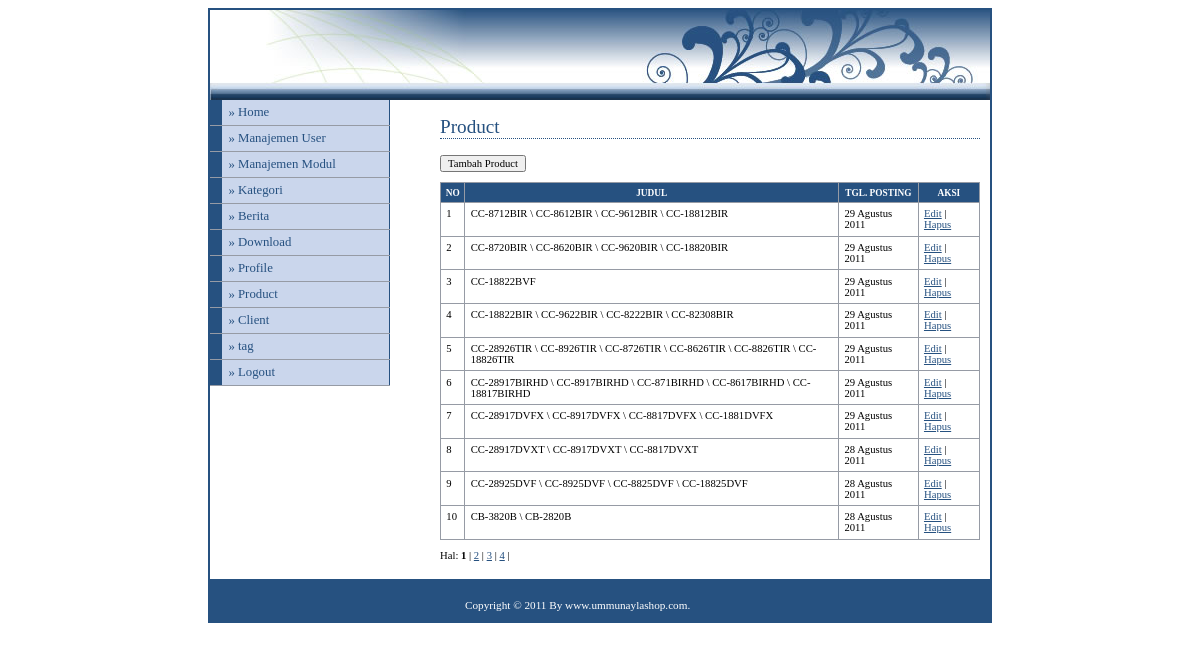
/adminweb/media.php?module=product (signed in), run on the app's committed database.
### tables this page shows
CREATE TABLE IF NOT EXISTS `modul` (
  `id_modul` int(5) NOT NULL auto_increment,
  `nama_modul` varchar(50) NOT NULL,
  `link` varchar(100) NOT NULL,
  `static_content` text NOT NULL,
  `gambar` varchar(100) NOT NULL,
  `publish` enum('Y','N') NOT NULL,
  `status` enum('user','admin') NOT NULL,
  `aktif` enum('Y','N') NOT NULL,
  `urutan` int(5) NOT NULL,
  PRIMARY KEY  (`id_modul`)
);

CREATE TABLE IF NOT EXISTS `product` (
  `id_product` int(5) NOT NULL auto_increment,
  `id_kategori` int(5) NOT NULL,
  `username` varchar(30) NOT NULL,
  `judul` varchar(100) NOT NULL,
  `judul_seo` varchar(100) NOT NULL,
  `isi_product` text NOT NULL,
  `hari` varchar(20) NOT NULL,
  `tanggal` date NOT NULL,
  `jam` time NOT NULL,
  `gambar` varchar(100) NOT NULL,
  `dibaca` int(5) NOT NULL default '1',
  `tag` varchar(100) NOT NULL,
  PRIMARY KEY  (`id_product`)
);

### config/fungsi_indotgl.php (called while the page is built, shortened)
<?php
	function tgl_indo($tgl){
			$tanggal = substr($tgl,8,2);
			$bulan = getBulan(substr($tgl,5,2));
			$tahun = substr($tgl,0,4);
			return $tanggal.' '.$bulan.' '.$tahun;
	}
	function getBulan($bln){
				switch ($bln){
					case 8:
						return "Agustus";
						break;
				}
			}
?>

### adminweb/modul/mod_product/product.php (the view, shortened to what this page needs)
<?php
$aksi="modul/mod_product/aksi_product.php";
switch($_GET[act]){
  default:
    echo "<h2>Product</h2>
          <input type=button value='Tambah Product' onclick=\"window.location.href='?module=product&act=tambahproduct';\">
          <table>
          <tr><th>no</th><th>judul</th><th>tgl. posting</th><th>aksi</th></tr>";
    $p      = new Paging;
    $batas  = 10;
    $posisi = $p->cariPosisi($batas);
    if ($_SESSION[leveluser]=='admin'){
      $tampil = mysql_query("SELECT * FROM product ORDER BY id_product DESC LIMIT $posisi,$batas");
    }
    else{
      $tampil=mysql_query("SELECT * FROM product
                           WHERE username='$_SESSION[namauser]'
                           ORDER BY id_product DESC LIMIT $posisi,$batas");
    }
    $no = $posisi+1;
    while($r=mysql_fetch_array($tampil)){
      $tgl_posting=tgl_indo($r[tanggal]);
      echo "<tr><td>$no</td>
                <td>$r[judul]</td>
                <td>$tgl_posting</td>
		            <td><a href=?module=product&act=editproduct&id=$r[id_product]>Edit</a> |
		                <a href=$aksi?module=product&act=hapus&id=$r[id_product]>Hapus</a></td>
		        </tr>";
      $no++;
    }
    echo "</table>";
    if ($_SESSION[leveluser]=='admin'){
      $jmldata = mysql_num_rows(mysql_query("SELECT * FROM product"));
    }
    else{
      $jmldata = mysql_num_rows(mysql_query("SELECT * FROM product WHERE username='$_SESSION[namauser]'"));
    }
    $jmlhalaman  = $p->jumlahHalaman($jmldata, $batas);
    $linkHalaman = $p->navHalaman($_GET[halaman], $jmlhalaman);
    echo "<div id=paging>Hal: $linkHalaman</div><br>";
    break;
}
?>

### adminweb/menu.php (shortened to what this page needs)
<?php
if ($_SESSION[leveluser]=='admin'){
  $sql=mysql_query("select * from modul where aktif='Y' order by urutan");
}
else{
  $sql=mysql_query("select * from modul where status='user' and aktif='Y' order by urutan");
}
while ($m=mysql_fetch_array($sql)){
  echo "<li><a href='$m[link]'>&#187; $m[nama_modul]</a></li>";
}
?>

### config/adminstyle.css (style rules this page uses)
body { font-family: Tahoma; text-align: center; }
#menu li { width: 180px; border-bottom: 1px solid #969BA5; margin: 0; padding: 0; font-size: 80%; vertical-align: bottom; }
#menu a:link, #menu a:visited { display: block; padding: 5px 5px 5px 0.5em; border-left: 12px solid #265180; border-right: 1px solid #265180; background-color: #CAD6EC; color: #265180; text-decoration: none; }
a:link,a:visited { color:#265180; }
h2 { font: normal 120% Georgia; color: #265180; background-color: transparent; border-bottom: 1px dotted #265180; }
table { font-family: Tahoma; font-size: 8pt; border-width: 1px; border-style: solid; border-color: #999999; border-collapse: collapse; margin: 10px 0px; }
th { color: #FFFFFF; font-size: 7pt; text-transform: uppercase; text-align: center; padding: 0.5em; border-width: 1px; border-style: solid; border-color: #969BA5; border-collapse: collapse; background-color: #265180; }
td { padding: 0.5em; vertical-align: top; border-width: 1px; border-style: solid; border-color: #969BA5; border-collapse: collapse; }
input,textarea,select { font-family: Tahoma; font-size: 8pt; }
#paging { font-family: Tahoma; font-size: 8pt; }

### data on the page
modul: nama_modul "Manajemen User"
modul: nama_modul "Manajemen Modul"
modul: nama_modul "Kategori"
modul: nama_modul "Berita"
modul: nama_modul "Download"
modul: nama_modul "Profile"
modul: nama_modul "Product"
modul: nama_modul "Client"
modul: nama_modul "tag"
product: judul "CC-8712BIR \\ CC-8612BIR \\ CC-9612BIR \\ CC-18812BIR", tanggal "29 Agustus 2011"
product: judul "CC-8720BIR \\ CC-8620BIR \\ CC-9620BIR \\ CC-18820BIR", tanggal "29 Agustus 2011"
product: judul "CC-18822BVF", tanggal "29 Agustus 2011"
product: judul "CC-18822BIR \\ CC-9622BIR \\ CC-8222BIR \\ CC-82308BIR", tanggal "29 Agustus 2011"
product: judul "CC-28926TIR \\ CC-8926TIR \\ CC-8726TIR \\ CC-8626TIR \\ CC-8826TIR \\ CC-18826TIR", tanggal "29 Agustus 2011"
product: judul "CC-28917BIRHD \\ CC-8917BIRHD \\ CC-871BIRHD \\ CC-8617BIRHD \\ CC-18817BIRHD", tanggal "29 Agustus 2011"
product: judul "CC-28917DVFX \\ CC-8917DVFX \\ CC-8817DVFX \\ CC-1881DVFX", tanggal "29 Agustus 2011"
product: judul "CC-28917DVXT \\ CC-8917DVXT \\ CC-8817DVXT", tanggal "28 Agustus 2011"
product: judul "CC-28925DVF \\ CC-8925DVF \\ CC-8825DVF \\ CC-18825DVF", tanggal "28 Agustus 2011"
product: judul "CB-3820B \\ CB-2820B", tanggal "28 Agustus 2011"
